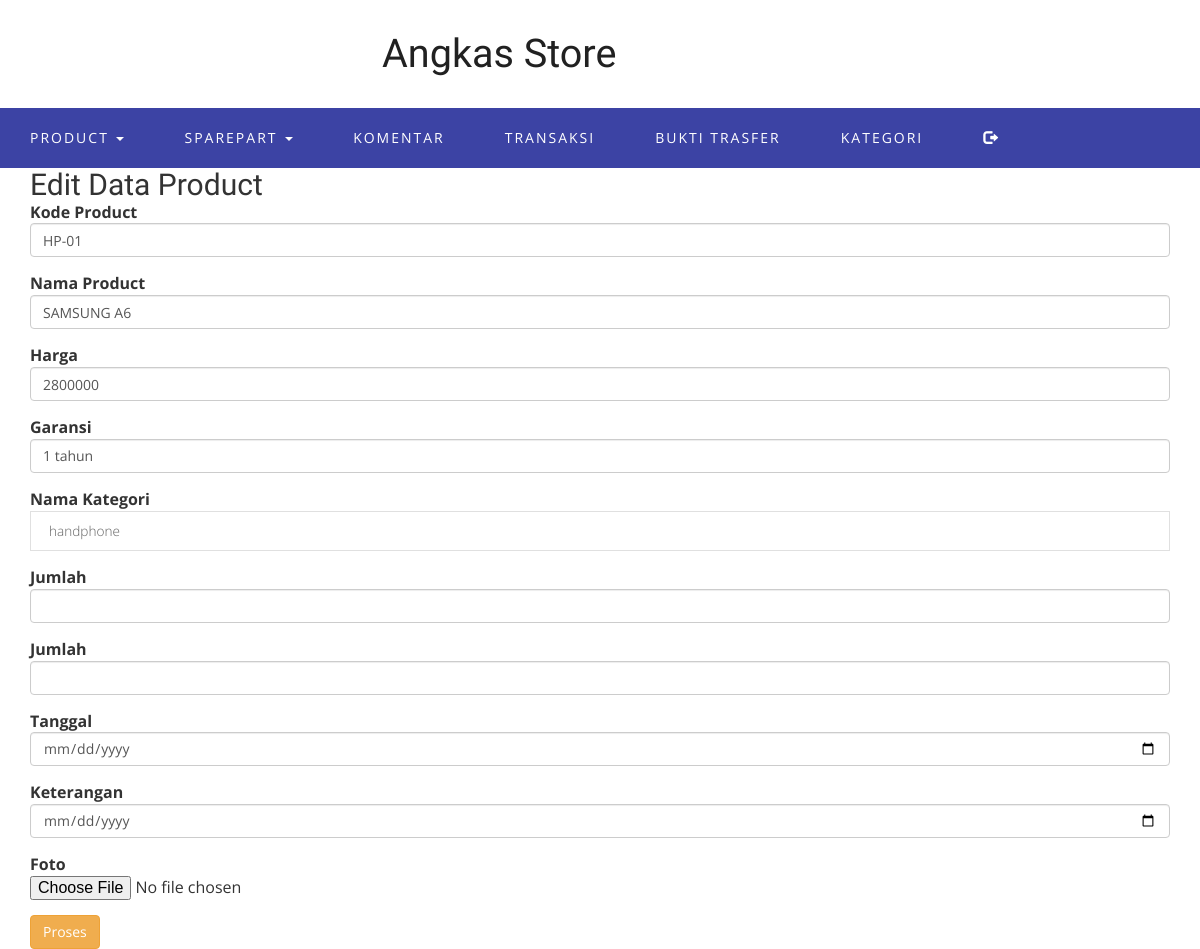
/function/admin/halaman.php?page=product/edit&id=15 (signed in), run on the app's committed database.
### tables this page shows
CREATE TABLE `tbl_product` (
  `id_barang` int(11) NOT NULL AUTO_INCREMENT,
  `id_kategori` int(11) DEFAULT NULL,
  `kd_barang` varchar(30) DEFAULT NULL,
  `nama_barang` varchar(30) DEFAULT NULL,
  `harga` varchar(30) DEFAULT NULL,
  `garansi` varchar(30) DEFAULT NULL,
  `jumlah` varbinary(30) DEFAULT NULL,
  `berat` int(11) DEFAULT NULL,
  `tgl` date DEFAULT NULL,
  `ket` text DEFAULT NULL,
  `foto` text DEFAULT NULL,
  PRIMARY KEY (`id_barang`)
);

### function/admin/product/edit.php (the view, shortened to what this page needs)
<?php
$koneksi=mysqli_connect('localhost','root','','db_sparepart') or die (mysqli_connect_error());
$id = $_GET['id'];
$pilih = mysqli_query($koneksi, "SELECT * FROM tbl_product WHERE id_barang=$id");
?>
<div class="container">
  <h2>Edit Data Product</h2>
  <form action="product/simpan_edit.php" method="POST" enctype="multipart/form-data">
   <?php while ($data = mysqli_fetch_array($pilih)) { ?>
    <div class="form-group">
      <label for="kd_brg">Kode Product</label>
      <input type="text" class="form-control" value="<?php echo $data['kd_barang'] ?>" name="kd_barang">
    </div>
    <div class="form-group">
      <label for="nama">Nama Product</label>
      <input type="text" class="form-control" value="<?php echo $data['nama_barang'] ?>" name="nama_barang">
    </div>
	<div class="form-group">
      <label for="kd_brg">Harga</label>
      <input type="text" class="form-control" value="<?php echo $data['harga'] ?>" name="harga">
    </div>
    <div class="form-group">
      <label for="nama">Garansi</label>
      <input type="text" class="form-control" value="<?php echo $data['garansi'] ?>" name="garansi">
    </div>
    <div class="form-group ">
        <label class="control-label">Nama Kategori</label>
        <select name="id_kategori" class="form-control1">
            <?php include("Koneksi.php");
            $query = mysqli_query($koneksi, " SELECT * FROM tbl_kategori");
            while ($data = mysqli_fetch_assoc($query)) {
                echo "<option value=\"$data[id_kategori]\">$data[kategori]</option>";
            }
            ?>
        </select>
    </div>
	<div class="form-group">
      <label for="">Jumlah</label>
      <input type="text" class="form-control" value="<?php echo $data['jumlah'] ?>" name="jumlah">
    </div>
	<div class="form-group">
      <label for="">Jumlah</label>
      <input type="text" class="form-control" value="<?php echo $data['berat'] ?>" name="berat">
    </div>
  <div class="form-group">
      <label for="">Tanggal</label>
      <input type="date" class="form-control" value="<?php echo $data['tgl'] ?>" name="tgl">
    </div>
    <div class="form-group">
      <label for="">Keterangan</label>
      <input type="date" class="form-control" value="<?php echo $data['ket'] ?>" name="ket">
    </div>
	<div class="form-group">
      <label for="kd_brg">Foto</label>
      <input type="file" placeholder="Foto" name="foto">
    </div>
    <input type="submit" name="edit" value="Proses" class="btn btn-warning">
   <?php } ?>
</form>
</div>

### data on the page
tbl_product: kd_barang "HP-01", nama_barang "SAMSUNG A6", harga "2800000", garansi "1 tahun"

### other printed values
form field id_kategori "handphone"
